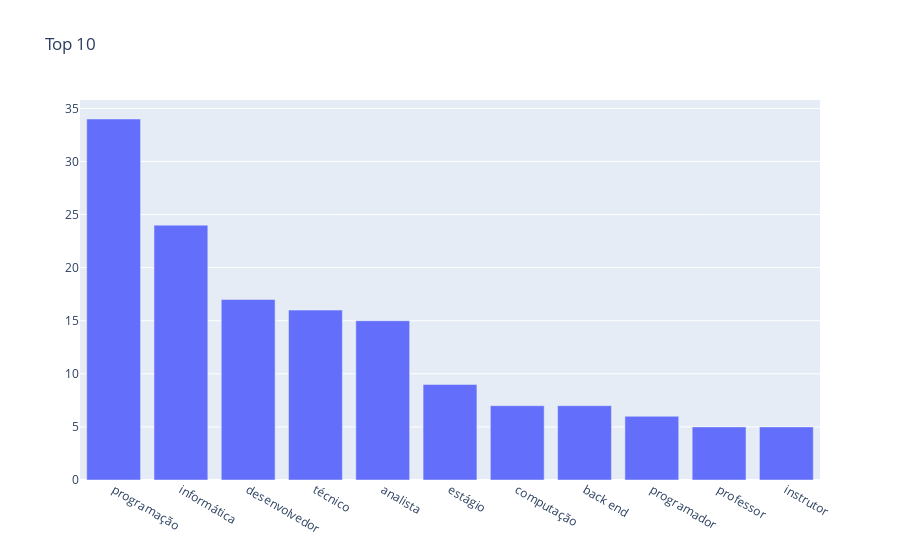
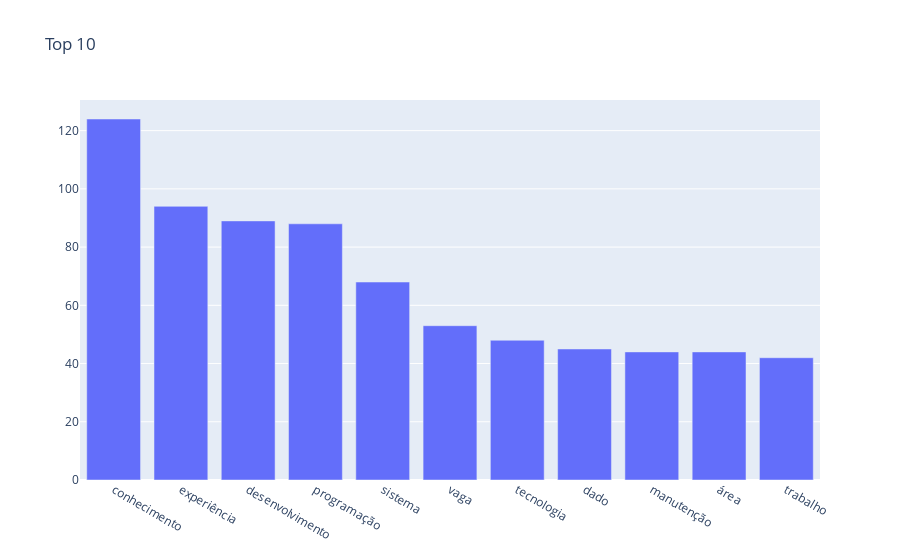

The notebook cell these images were saved under, in order:
### Markdown cell above
#### Wordcloud e rank das colunas TITLE e VALORDESCRIPTION

### Code cell
# Rank da coluna CONTEUDO por disciplina
for col in df_offers.columns:
    text_disc = " ".join(str(desc.lower()) for desc in df_offers[col])
    print(col)
    generateWC(text_disc)
    generateTop10Plot(text_disc)
    print('-----------------------------------------------------------------------------------------------------')

### Figure 1 — Plotly figure (JSON) as saved in the notebook; plotly's stock layout.template omitted (floating-point values rounded to 4 significant figures)
{"data": [{"type": "bar", "x": ["programação", "informática", "desenvolvedor", "técnico", "analista", "estágio", "computação", "back end", "programador", "professor", "instrutor"], "y": [34, 24, 17, 16, 15, 9, 7, 7, 6, 5, 5]}], "layout": {"title": {"text": "Top 10 "}}}

### Figure 2 — Plotly figure (JSON) as saved in the notebook; plotly's stock layout.template omitted (floating-point values rounded to 4 significant figures)
{"data": [{"type": "bar", "x": ["conhecimento", "experiência", "desenvolvimento", "programação", "sistema", "vaga", "tecnologia", "dado", "manutenção", "área", "trabalho"], "y": [124, 94, 89, 88, 68, 53, 48, 45, 44, 44, 42]}], "layout": {"title": {"text": "Top 10 "}}}
